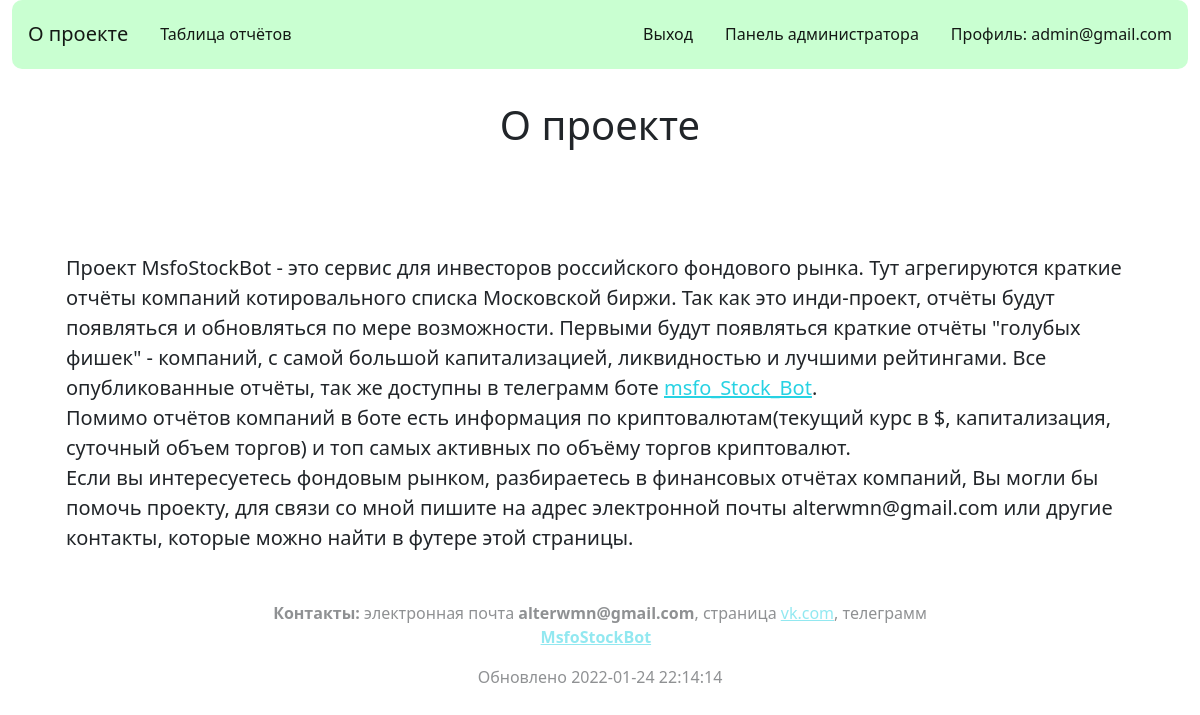
Screenshot of / (signed in) with the database file from the repository.
### models.py (models this page shows, shortened)
class User(data_base.Model, UserMixin):
    id = data_base.Column(data_base.Integer(), primary_key=True)
    email = data_base.Column(data_base.String(100), unique=True)
    password = data_base.Column(data_base.String(255))
    last_name = data_base.Column(data_base.String(50))
    first_name = data_base.Column(data_base.String(50))
    middle_name = data_base.Column(data_base.String(50))
    gender = data_base.Column(data_base.String(100))
    birthdate = data_base.Column(data_base.Date())
    updated = data_base.Column(data_base.DateTime, default=datetime.utcnow()+timedelta(hours=3))
    confirmed_at = data_base.Column(data_base.DateTime())
    active = data_base.Column(data_base.Boolean())
    fs_uniquifier = data_base.Column(data_base.String(64), unique=True)
    roles = data_base.relationship('Role', secondary=roles_users, backref=data_base.backref('users', lazy='dynamic'))

class AboutProject(data_base.Model):
    id = data_base.Column(data_base.Integer(), primary_key=True)
    title = data_base.Column(data_base.String(255))
    body = data_base.Column(data_base.Text)
    updated = data_base.Column(data_base.DateTime, default=datetime.utcnow()+timedelta(hours=3))
    contact_us = data_base.Column(data_base.Text)

### view.py (the view)
@app.route('/')
def index():
    about = AboutProject.query.first_or_404()
    return render_template('index.html', about=about)

### templates/index.html (shortened to what this page needs)
{% extends 'base.html' %}
{% from "security/_macros.html" import render_field_with_errors, render_field %}
{% block content_title %}
    <h1>
        {{ about.title|safe }}
    </h1>
{% endblock %}
{% block content %}
    <div class="lead text-left lh-base p-4">
        {{ about.body|safe }}
    </div>
{% endblock %}
{% block footer %}
<div class="conteiner text-center mx-auto">
    {{ about.contact_us|safe }}
    Обновлено {{ about.updated|safe }}
</div>
{% endblock %}

### templates/base.html (shortened to what this page needs)
<!DOCTYPE html>
<html lang="ru">
<head>
    <link rel="stylesheet" href="{{ url_for('static', filename='bootstrap/css/bootstrap.min.css') }}">
    <link rel="stylesheet" href="{{ url_for('static', filename='/css/style.css') }}">
</head>
<body>
<div class="container-fluid">
    <nav class="navbar navbar-expand-sm navbar navbar-light">
        <a class="navbar-brand" href="{{ url_for('index') }}">О проекте</a>
        <div class="collapse navbar-collapse" id="navbarSupportedContent">
            <ul class="navbar-nav me-auto mb-2 mb-lg-0">
                <li class="nav-item">
                    <a class="nav-link active" aria-current="page" href="{{ url_for('msfo_records.index') }}">Таблица отчётов</a>
                </li>
            </ul>
            <ul class="navbar-nav mb-2 mb-lg-0 justify-content-end">
                {% if current_user.is_authenticated %}
                <li class="nav-item">
                    <a class="nav-link active" href="/logout">Выход</a>
                </li>
                {% endif %}
                {% if current_user.has_role('admin') %}
                <li class="nav-item">
                    <a class="nav-link active" href="/admin">Панель администратора</a>
                </li>
                {% endif %}
                {% if current_user.is_authenticated and request.url_rule.endpoint != "user_profile.index"  %}
                <li class="nav-item">
                    <a class="nav-link active" href="{{ url_for('user_profile.index') }}">Профиль: {{ current_user.email }}</a>
                </li>
                {% endif %}
            </ul>
        </div>
    </nav>
</div>
<div class="text-center lh-base p-4">
    <h2>
        {% block content_title %}
        {% endblock %}
    </h2>
<br>
<br>
</div>
<div class="container">
    {% block content %}
    {% endblock %}
</div>
</body>
</html>
<footer class="conteiner col-8 mx-auto opacity-50 p-4">
{% block footer %}
{% endblock %}
</footer>

### static/css/style.css (style rules this page uses)
.navbar-light { border-radius: 10px; background-color: #7fff926b; padding-top: 0.9rem; padding-bottom: 0.9rem; }
.navbar-brand { margin-left: 1rem; }
.nav-item { margin-right: 0.5rem; margin-left: 0.5rem; }
a { color:#27d2e3 }

### rows the page displays
User: email "admin@gmail.com"
AboutProject: title "О проекте", body "Проект MsfoStockBot - это сервис для инвесторов российского фондового рынка. Тут агрегируются краткие отчёты компаний котировального списка Московской биржи. Так как это инди-проект, отчёты будут появляться и обновляться по мере возможности. Первыми будут появляться краткие отчёты \"голубых фишек\" - компаний, с самой большой капитализацией, ликвидностью и лучшими рейтингами. Все опубликованные отчёты, так же доступны в телеграмм боте msfo_Stock_Bot . Помимо отчётов компаний в боте есть информация по криптовалютам(текущий курс в $, капитализация, суточный объем торгов) и топ самых активных по объёму торгов криптовалют. Если вы интересуетесь фондовым рынком, разбираетесь в финансовых отчётах…", contact_us "Контакты: электронная почта alterwmn@gmail.com , страница vk.com , телеграмм MsfoStockBot", updated "2022-01-24 22:14:14"
